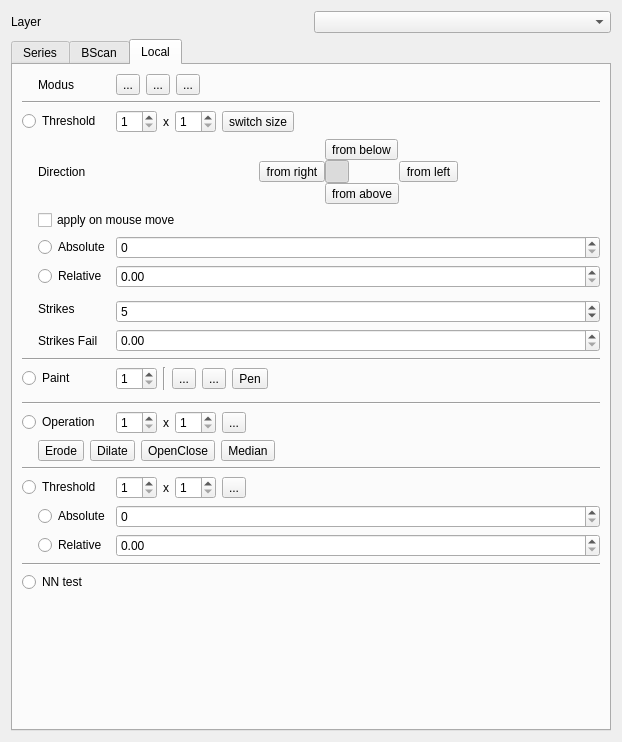
<?xml version="1.0" encoding="UTF-8"?>
<ui version="4.0">
 <class>BScanSegmentationWidget</class>
 <widget class="QWidget" name="BScanSegmentationWidget">
  <property name="geometry">
   <rect>
    <x>0</x>
    <y>0</y>
    <width>380</width>
    <height>742</height>
   </rect>
  </property>
  <property name="windowTitle">
   <string>Form</string>
  </property>
  <layout class="QVBoxLayout" name="verticalLayout">
   <item>
    <layout class="QHBoxLayout" name="layoutSegmentationOptions"/>
   </item>
   <item>
    <layout class="QHBoxLayout" name="horizontalLayout_8">
     <item>
      <widget class="QLabel" name="label_25">
       <property name="text">
        <string>Layer</string>
       </property>
      </widget>
     </item>
     <item>
      <widget class="QComboBox" name="comboBoxLayer"/>
     </item>
    </layout>
   </item>
   <item>
    <widget class="QTabWidget" name="tabWidget">
     <property name="currentIndex">
      <number>2</number>
     </property>
     <widget class="QWidget" name="seriesTab">
      <attribute name="title">
       <string>Series</string>
      </attribute>
      <layout class="QVBoxLayout" name="verticalLayout_2">
       <item>
        <widget class="QCheckBox" name="checkBoxCreateNewSeriesStartValue">
         <property name="text">
          <string>Create new start value</string>
         </property>
        </widget>
       </item>
       <item>
        <widget class="QGroupBox" name="groupBox">
         <property name="sizePolicy">
          <sizepolicy hsizetype="Preferred" vsizetype="Preferred">
           <horstretch>0</horstretch>
           <verstretch>0</verstretch>
          </sizepolicy>
         </property>
         <property name="title">
          <string>From segmentation</string>
         </property>
         <layout class="QGridLayout" name="gridLayout_2">
          <item row="0" column="0">
           <widget class="QLabel" name="label">
            <property name="text">
             <string>Segmentation</string>
            </property>
           </widget>
          </item>
          <item row="0" column="1">
           <widget class="QComboBox" name="comboBoxSeriesInitFromSeg"/>
          </item>
          <item row="1" column="1">
           <widget class="QPushButton" name="buttonSeriesInitFromSeg">
            <property name="text">
             <string>Create</string>
            </property>
           </widget>
          </item>
         </layout>
        </widget>
       </item>
       <item>
        <widget class="QGroupBox" name="groupBox_2">
         <property name="title">
          <string>From Threshold</string>
         </property>
         <layout class="QGridLayout" name="gridLayout">
          <item row="0" column="1">
           <widget class="QRadioButton" name="seriesThresholdDirectionUp">
            <property name="text">
             <string>From below</string>
            </property>
           </widget>
          </item>
          <item row="3" column="0">
           <widget class="QRadioButton" name="seriesThresholdMethodRel">
            <property name="text">
             <string>Relative</string>
            </property>
           </widget>
          </item>
          <item row="0" column="0">
           <widget class="QRadioButton" name="seriesThresholdDirectionDown">
            <property name="text">
             <string>From above</string>
            </property>
           </widget>
          </item>
          <item row="3" column="1">
           <widget class="QDoubleSpinBox" name="boxSeriesThresRelative">
            <property name="maximum">
             <double>1.000000000000000</double>
            </property>
            <property name="singleStep">
             <double>0.050000000000000</double>
            </property>
            <property name="value">
             <double>0.500000000000000</double>
            </property>
           </widget>
          </item>
          <item row="4" column="0">
           <widget class="QLabel" name="label_2">
            <property name="text">
             <string>Strikes</string>
            </property>
           </widget>
          </item>
          <item row="2" column="0">
           <widget class="QRadioButton" name="seriesThresholdMethodAbs">
            <property name="text">
             <string>Absolute</string>
            </property>
           </widget>
          </item>
          <item row="2" column="1">
           <widget class="QSpinBox" name="boxSeriesThresAbsolute">
            <property name="maximum">
             <number>255</number>
            </property>
           </widget>
          </item>
          <item row="4" column="1">
           <widget class="QSpinBox" name="boxSeriesThresStrikes">
            <property name="minimum">
             <number>1</number>
            </property>
            <property name="maximum">
             <number>20</number>
            </property>
           </widget>
          </item>
          <item row="6" column="1">
           <widget class="QPushButton" name="buttonSeriesInitFromThreshold">
            <property name="text">
             <string>Create</string>
            </property>
           </widget>
          </item>
          <item row="1" column="0" colspan="2">
           <widget class="Line" name="line">
            <property name="orientation">
             <enum>Qt::Horizontal</enum>
            </property>
           </widget>
          </item>
          <item row="5" column="0">
           <widget class="QLabel" name="label_10">
            <property name="text">
             <string>Strikes Fail</string>
            </property>
           </widget>
          </item>
          <item row="5" column="1">
           <widget class="QDoubleSpinBox" name="boxSeriesThresStrikesFailFactor">
            <property name="maximum">
             <double>1.000000000000000</double>
            </property>
            <property name="singleStep">
             <double>0.050000000000000</double>
            </property>
            <property name="value">
             <double>0.200000000000000</double>
            </property>
           </widget>
          </item>
         </layout>
        </widget>
       </item>
       <item>
        <widget class="QGroupBox" name="groupBox_5">
         <property name="title">
          <string>Delete segmentation</string>
         </property>
         <layout class="QGridLayout" name="gridLayout_8">
          <item row="0" column="1">
           <widget class="QPushButton" name="buttonSeriesDeleteSegmentation">
            <property name="text">
             <string>Delete</string>
            </property>
           </widget>
          </item>
          <item row="0" column="0">
           <spacer name="horizontalSpacer_11">
            <property name="orientation">
             <enum>Qt::Horizontal</enum>
            </property>
            <property name="sizeHint" stdset="0">
             <size>
              <width>40</width>
              <height>20</height>
             </size>
            </property>
           </spacer>
          </item>
         </layout>
        </widget>
       </item>
       <item>
        <widget class="QGroupBox" name="groupBox_6">
         <property name="title">
          <string>Operations</string>
         </property>
         <layout class="QHBoxLayout" name="horizontalLayout_6">
          <item>
           <widget class="QToolButton" name="buttonSeriesRemoveUnconectedAreas">
            <property name="text">
             <string>Remove unconected areas</string>
            </property>
            <property name="icon">
             <iconset resource="../application.qrc">
              <normaloff>:/icons/cut_red.png</normaloff>:/icons/cut_red.png</iconset>
            </property>
           </widget>
          </item>
          <item>
           <widget class="QToolButton" name="buttonSeriesExtendLeftRightSpace">
            <property name="text">
             <string>Extend segmentation left and right</string>
            </property>
            <property name="icon">
             <iconset resource="../application.qrc">
              <normaloff>:/icons/tag.png</normaloff>:/icons/tag.png</iconset>
            </property>
           </widget>
          </item>
          <item>
           <spacer name="horizontalSpacer_12">
            <property name="orientation">
             <enum>Qt::Horizontal</enum>
            </property>
            <property name="sizeHint" stdset="0">
             <size>
              <width>40</width>
              <height>20</height>
             </size>
            </property>
           </spacer>
          </item>
         </layout>
        </widget>
       </item>
       <item>
        <spacer name="verticalSpacer">
         <property name="orientation">
          <enum>Qt::Vertical</enum>
         </property>
         <property name="sizeHint" stdset="0">
          <size>
           <width>20</width>
           <height>137</height>
          </size>
         </property>
        </spacer>
       </item>
      </layout>
     </widget>
     <widget class="QWidget" name="bscanTab">
      <attribute name="title">
       <string>BScan</string>
      </attribute>
      <layout class="QVBoxLayout" name="verticalLayout_3">
       <item>
        <widget class="QGroupBox" name="groupBoxBScanFromSegline">
         <property name="sizePolicy">
          <sizepolicy hsizetype="Preferred" vsizetype="Preferred">
           <horstretch>0</horstretch>
           <verstretch>0</verstretch>
          </sizepolicy>
         </property>
         <property name="title">
          <string>From segmentation</string>
         </property>
         <layout class="QGridLayout" name="gridLayoutBScanFromSegline">
          <item row="0" column="0">
           <widget class="QLabel" name="labelBScanFromSegline">
            <property name="text">
             <string>Segmentation</string>
            </property>
           </widget>
          </item>
          <item row="0" column="1">
           <widget class="QComboBox" name="comboBoxBScanFromSegline"/>
          </item>
          <item row="1" column="1">
           <widget class="QPushButton" name="buttonBScanInitFromSeg">
            <property name="text">
             <string>Create</string>
            </property>
           </widget>
          </item>
         </layout>
        </widget>
       </item>
       <item>
        <widget class="QGroupBox" name="groupBox_3">
         <property name="title">
          <string>From Threshold</string>
         </property>
         <layout class="QGridLayout" name="gridLayout_3">
          <item row="3" column="0">
           <widget class="QRadioButton" name="radioBScanThresRelative">
            <property name="text">
             <string>Relative</string>
            </property>
            <property name="checked">
             <bool>false</bool>
            </property>
           </widget>
          </item>
          <item row="0" column="0">
           <widget class="QRadioButton" name="radioBScanThresFromAbove">
            <property name="text">
             <string>From above</string>
            </property>
            <property name="checked">
             <bool>true</bool>
            </property>
           </widget>
          </item>
          <item row="3" column="1">
           <widget class="QDoubleSpinBox" name="boxBScanThresRelative">
            <property name="maximum">
             <double>1.000000000000000</double>
            </property>
            <property name="singleStep">
             <double>0.050000000000000</double>
            </property>
            <property name="value">
             <double>0.400000000000000</double>
            </property>
           </widget>
          </item>
          <item row="4" column="0">
           <widget class="QLabel" name="label_3">
            <property name="text">
             <string>Strikes</string>
            </property>
           </widget>
          </item>
          <item row="2" column="0">
           <widget class="QRadioButton" name="radioBScanThresAbsolute">
            <property name="text">
             <string>Absolute</string>
            </property>
           </widget>
          </item>
          <item row="2" column="1">
           <widget class="QSpinBox" name="boxBScanThresAbsolute">
            <property name="maximum">
             <number>255</number>
            </property>
            <property name="value">
             <number>80</number>
            </property>
           </widget>
          </item>
          <item row="4" column="1">
           <widget class="QSpinBox" name="boxBScanThresStrikes">
            <property name="minimum">
             <number>1</number>
            </property>
            <property name="maximum">
             <number>20</number>
            </property>
            <property name="value">
             <number>6</number>
            </property>
           </widget>
          </item>
          <item row="6" column="1">
           <widget class="QPushButton" name="buttonBScanInitFromThreshold">
            <property name="text">
             <string>Create</string>
            </property>
           </widget>
          </item>
          <item row="1" column="0" colspan="2">
           <widget class="Line" name="line_2">
            <property name="orientation">
             <enum>Qt::Horizontal</enum>
            </property>
           </widget>
          </item>
          <item row="0" column="1">
           <widget class="QRadioButton" name="radioBScanThresFromBelow">
            <property name="text">
             <string>From below</string>
            </property>
           </widget>
          </item>
          <item row="5" column="1">
           <widget class="QDoubleSpinBox" name="boxBScanThresStrikesFailFactor"/>
          </item>
          <item row="5" column="0">
           <widget class="QLabel" name="label_9">
            <property name="text">
             <string>Strikes Fail</string>
            </property>
           </widget>
          </item>
         </layout>
        </widget>
       </item>
       <item>
        <widget class="QGroupBox" name="groupBox_4">
         <property name="title">
          <string>Operations</string>
         </property>
         <layout class="QGridLayout" name="gridLayout_4">
          <item row="0" column="0">
           <widget class="QToolButton" name="buttonBScanDilate">
            <property name="text">
             <string>Dilate</string>
            </property>
            <property name="icon">
             <iconset resource="../application.qrc">
              <normaloff>:/icons/arrow_out.png</normaloff>:/icons/arrow_out.png</iconset>
            </property>
           </widget>
          </item>
          <item row="0" column="1">
           <widget class="QToolButton" name="buttonBScanErode">
            <property name="text">
             <string>Erode</string>
            </property>
            <property name="icon">
             <iconset resource="../application.qrc">
              <normaloff>:/icons/arrow_in.png</normaloff>:/icons/arrow_in.png</iconset>
            </property>
           </widget>
          </item>
          <item row="0" column="6">
           <spacer name="horizontalSpacer">
            <property name="orientation">
             <enum>Qt::Horizontal</enum>
            </property>
            <property name="sizeHint" stdset="0">
             <size>
              <width>40</width>
              <height>20</height>
             </size>
            </property>
           </spacer>
          </item>
          <item row="0" column="2">
           <widget class="QToolButton" name="buttonBScanOpenClose">
            <property name="text">
             <string>...</string>
            </property>
            <property name="icon">
             <iconset resource="../application.qrc">
              <normaloff>:/icons/arrow_inout.png</normaloff>:/icons/arrow_inout.png</iconset>
            </property>
           </widget>
          </item>
          <item row="0" column="3">
           <widget class="QToolButton" name="buttonBScanMedian">
            <property name="text">
             <string>Median</string>
            </property>
            <property name="icon">
             <iconset resource="../application.qrc">
              <normaloff>:/icons/arrow_inout.png</normaloff>:/icons/arrow_inout.png</iconset>
            </property>
           </widget>
          </item>
          <item row="0" column="4">
           <widget class="QToolButton" name="buttonBScanRemoveUnconectedAreas">
            <property name="text">
             <string>Remove unconected areas</string>
            </property>
            <property name="icon">
             <iconset resource="../application.qrc">
              <normaloff>:/icons/cut_red.png</normaloff>:/icons/cut_red.png</iconset>
            </property>
           </widget>
          </item>
          <item row="0" column="5">
           <widget class="QToolButton" name="buttonBScanExtendLeftRightSpace">
            <property name="text">
             <string>Extend segmentation left and right</string>
            </property>
            <property name="icon">
             <iconset resource="../application.qrc">
              <normaloff>:/icons/tag.png</normaloff>:/icons/tag.png</iconset>
            </property>
           </widget>
          </item>
         </layout>
        </widget>
       </item>
       <item>
        <spacer name="verticalSpacer_2">
         <property name="orientation">
          <enum>Qt::Vertical</enum>
         </property>
         <property name="sizeHint" stdset="0">
          <size>
           <width>20</width>
           <height>40</height>
          </size>
         </property>
        </spacer>
       </item>
      </layout>
     </widget>
     <widget class="QWidget" name="localTab">
      <attribute name="title">
       <string>Local</string>
      </attribute>
      <layout class="QGridLayout" name="gridLayout_5">
       <item row="11" column="1" rowspan="2">
        <widget class="QLabel" name="label_4">
         <property name="text">
          <string>Strikes</string>
         </property>
        </widget>
       </item>
       <item row="1" column="1">
        <widget class="QLabel" name="label_12">
         <property name="text">
          <string>Modus</string>
         </property>
        </widget>
       </item>
       <item row="15" column="0" colspan="3">
        <widget class="Line" name="line_4">
         <property name="orientation">
          <enum>Qt::Horizontal</enum>
         </property>
        </widget>
       </item>
       <item row="24" column="2">
        <layout class="QHBoxLayout" name="horizontalLayout_5">
         <item>
          <widget class="QSpinBox" name="localSizeThresholdWidthSpinBox">
           <property name="minimum">
            <number>1</number>
           </property>
          </widget>
         </item>
         <item>
          <widget class="QLabel" name="label_11">
           <property name="text">
            <string>x</string>
           </property>
          </widget>
         </item>
         <item>
          <widget class="QSpinBox" name="localSizeThresholdHeightSpinBox">
           <property name="minimum">
            <number>1</number>
           </property>
          </widget>
         </item>
         <item>
          <widget class="QToolButton" name="switchSizeLocalThresholdButton">
           <property name="text">
            <string>...</string>
           </property>
           <property name="icon">
            <iconset resource="../application.qrc">
             <normaloff>:/icons/arrow_switch.png</normaloff>:/icons/arrow_switch.png</iconset>
           </property>
          </widget>
         </item>
         <item>
          <spacer name="horizontalSpacer_10">
           <property name="orientation">
            <enum>Qt::Horizontal</enum>
           </property>
           <property name="sizeHint" stdset="0">
            <size>
             <width>40</width>
             <height>20</height>
            </size>
           </property>
          </spacer>
         </item>
        </layout>
       </item>
       <item row="25" column="1">
        <widget class="QRadioButton" name="radioLocalThresholdAbsolut">
         <property name="text">
          <string>Absolute</string>
         </property>
        </widget>
       </item>
       <item row="18" column="1" colspan="2">
        <widget class="QWidget" name="widget_2" native="true">
         <layout class="QGridLayout" name="gridLayout_7">
          <property name="margin">
           <number>0</number>
          </property>
         </layout>
        </widget>
       </item>
       <item row="5" column="0">
        <spacer name="horizontalSpacer_4">
         <property name="orientation">
          <enum>Qt::Horizontal</enum>
         </property>
         <property name="sizeType">
          <enum>QSizePolicy::Fixed</enum>
         </property>
         <property name="sizeHint" stdset="0">
          <size>
           <width>10</width>
           <height>10</height>
          </size>
         </property>
        </spacer>
       </item>
       <item row="20" column="2">
        <layout class="QHBoxLayout" name="horizontalLayout_4">
         <item>
          <widget class="QSpinBox" name="localSizeOperationWidthSpinBox">
           <property name="minimum">
            <number>1</number>
           </property>
          </widget>
         </item>
         <item>
          <widget class="QLabel" name="label_7">
           <property name="text">
            <string>x</string>
           </property>
          </widget>
         </item>
         <item>
          <widget class="QSpinBox" name="localSizeOperationHeightSpinBox">
           <property name="minimum">
            <number>1</number>
           </property>
          </widget>
         </item>
         <item>
          <widget class="QToolButton" name="switchSizeLocalOperationButton">
           <property name="text">
            <string>...</string>
           </property>
           <property name="icon">
            <iconset resource="../application.qrc">
             <normaloff>:/icons/arrow_switch.png</normaloff>:/icons/arrow_switch.png</iconset>
           </property>
          </widget>
         </item>
         <item>
          <spacer name="horizontalSpacer_7">
           <property name="orientation">
            <enum>Qt::Horizontal</enum>
           </property>
           <property name="sizeHint" stdset="0">
            <size>
             <width>40</width>
             <height>20</height>
            </size>
           </property>
          </spacer>
         </item>
        </layout>
       </item>
       <item row="9" column="1">
        <widget class="QRadioButton" name="radioLocalThresholdDirRelative">
         <property name="text">
          <string>Relative</string>
         </property>
        </widget>
       </item>
       <item row="5" column="2">
        <layout class="QGridLayout" name="gridLayout_6">
         <property name="margin">
          <number>0</number>
         </property>
         <property name="spacing">
          <number>0</number>
         </property>
         <item row="0" column="2">
          <widget class="QToolButton" name="buttonLocalThresholdDirUp">
           <property name="text">
            <string>from below</string>
           </property>
           <property name="icon">
            <iconset resource="../application.qrc">
             <normaloff>:/icons/arrow_up.png</normaloff>:/icons/arrow_up.png</iconset>
           </property>
           <property name="checkable">
            <bool>true</bool>
           </property>
          </widget>
         </item>
         <item row="1" column="3">
          <widget class="QToolButton" name="buttonLocalThresholdDirRight">
           <property name="text">
            <string>from left</string>
           </property>
           <property name="icon">
            <iconset resource="../application.qrc">
             <normaloff>:/icons/arrow_right.png</normaloff>:/icons/arrow_right.png</iconset>
           </property>
           <property name="checkable">
            <bool>true</bool>
           </property>
          </widget>
         </item>
         <item row="1" column="1">
          <widget class="QToolButton" name="buttonLocalThresholdDirLeft">
           <property name="text">
            <string>from right</string>
           </property>
           <property name="icon">
            <iconset resource="../application.qrc">
             <normaloff>:/icons/arrow_left.png</normaloff>:/icons/arrow_left.png</iconset>
           </property>
           <property name="checkable">
            <bool>true</bool>
           </property>
          </widget>
         </item>
         <item row="2" column="2">
          <widget class="QToolButton" name="buttonLocalThresholdDirDown">
           <property name="text">
            <string>from above</string>
           </property>
           <property name="icon">
            <iconset resource="../application.qrc">
             <normaloff>:/icons/arrow_down.png</normaloff>:/icons/arrow_down.png</iconset>
           </property>
           <property name="checkable">
            <bool>true</bool>
           </property>
          </widget>
         </item>
         <item row="1" column="0">
          <spacer name="horizontalSpacer_2">
           <property name="orientation">
            <enum>Qt::Horizontal</enum>
           </property>
           <property name="sizeHint" stdset="0">
            <size>
             <width>40</width>
             <height>20</height>
            </size>
           </property>
          </spacer>
         </item>
         <item row="1" column="4">
          <spacer name="horizontalSpacer_3">
           <property name="orientation">
            <enum>Qt::Horizontal</enum>
           </property>
           <property name="sizeHint" stdset="0">
            <size>
             <width>40</width>
             <height>20</height>
            </size>
           </property>
          </spacer>
         </item>
         <item row="1" column="2">
          <widget class="QToolButton" name="autoSwitchSizeLocalThresholdDirButton">
           <property name="text">
            <string/>
           </property>
           <property name="icon">
            <iconset resource="../application.qrc">
             <normaloff>:/icons/arrow_rotate_clockwise.png</normaloff>:/icons/arrow_rotate_clockwise.png</iconset>
           </property>
           <property name="checkable">
            <bool>true</bool>
           </property>
           <property name="checked">
            <bool>true</bool>
           </property>
          </widget>
         </item>
        </layout>
       </item>
       <item row="9" column="2">
        <widget class="QDoubleSpinBox" name="localThresholdDirRelativeSpinBox">
         <property name="maximum">
          <double>1.000000000000000</double>
         </property>
         <property name="singleStep">
          <double>0.050000000000000</double>
         </property>
        </widget>
       </item>
       <item row="20" column="0" colspan="2">
        <widget class="QRadioButton" name="radioLocalOperation">
         <property name="text">
          <string>Operation</string>
         </property>
        </widget>
       </item>
       <item row="12" column="2">
        <widget class="QSpinBox" name="localThresholdDirStrikes">
         <property name="minimum">
          <number>1</number>
         </property>
         <property name="maximum">
          <number>20</number>
         </property>
         <property name="value">
          <number>5</number>
         </property>
        </widget>
       </item>
       <item row="4" column="0" colspan="2">
        <widget class="QRadioButton" name="radioLocalThresholdDir">
         <property name="text">
          <string>Threshold</string>
         </property>
        </widget>
       </item>
       <item row="21" column="1" rowspan="2" colspan="2">
        <widget class="QWidget" name="widget" native="true">
         <layout class="QHBoxLayout" name="horizontalLayout">
          <property name="margin">
           <number>0</number>
          </property>
          <item>
           <widget class="QToolButton" name="buttonLocalOperationErode">
            <property name="text">
             <string>Erode</string>
            </property>
            <property name="icon">
             <iconset resource="../application.qrc">
              <normaloff>:/icons/arrow_in.png</normaloff>:/icons/arrow_in.png</iconset>
            </property>
            <property name="checkable">
             <bool>true</bool>
            </property>
           </widget>
          </item>
          <item>
           <widget class="QToolButton" name="buttonLocalOperationDilate">
            <property name="text">
             <string>Dilate</string>
            </property>
            <property name="icon">
             <iconset resource="../application.qrc">
              <normaloff>:/icons/arrow_out.png</normaloff>:/icons/arrow_out.png</iconset>
            </property>
            <property name="checkable">
             <bool>true</bool>
            </property>
            <property name="autoExclusive">
             <bool>false</bool>
            </property>
           </widget>
          </item>
          <item>
           <widget class="QToolButton" name="buttonLocalOperationOpenClose">
            <property name="text">
             <string>OpenClose</string>
            </property>
            <property name="icon">
             <iconset resource="../application.qrc">
              <normaloff>:/icons/arrow_inout.png</normaloff>:/icons/arrow_inout.png</iconset>
            </property>
            <property name="checkable">
             <bool>true</bool>
            </property>
           </widget>
          </item>
          <item>
           <widget class="QToolButton" name="buttonLocalOperationMedian">
            <property name="text">
             <string>Median</string>
            </property>
            <property name="icon">
             <iconset resource="../application.qrc">
              <normaloff>:/icons/arrow_inout.png</normaloff>:/icons/arrow_inout.png</iconset>
            </property>
            <property name="checkable">
             <bool>true</bool>
            </property>
           </widget>
          </item>
          <item>
           <spacer name="horizontalSpacer_5">
            <property name="orientation">
             <enum>Qt::Horizontal</enum>
            </property>
            <property name="sizeHint" stdset="0">
             <size>
              <width>40</width>
              <height>20</height>
             </size>
            </property>
           </spacer>
          </item>
         </layout>
        </widget>
       </item>
       <item row="7" column="1">
        <widget class="QRadioButton" name="radioLocalThresholdDirAbsolut">
         <property name="text">
          <string>Absolute</string>
         </property>
        </widget>
       </item>
       <item row="7" column="2">
        <widget class="QSpinBox" name="localThresholdDirAboluteSpinbox">
         <property name="maximum">
          <number>255</number>
         </property>
        </widget>
       </item>
       <item row="5" column="1">
        <widget class="QLabel" name="label_5">
         <property name="text">
          <string>Direction</string>
         </property>
        </widget>
       </item>
       <item row="19" column="0" colspan="3">
        <widget class="Line" name="line_5">
         <property name="orientation">
          <enum>Qt::Horizontal</enum>
         </property>
        </widget>
       </item>
       <item row="4" column="2">
        <layout class="QHBoxLayout" name="horizontalLayout_3">
         <item>
          <widget class="QSpinBox" name="localSizeThresholdDirWidthSpinBox">
           <property name="minimum">
            <number>1</number>
           </property>
          </widget>
         </item>
         <item>
          <widget class="QLabel" name="label_8">
           <property name="text">
            <string>x</string>
           </property>
          </widget>
         </item>
         <item>
          <widget class="QSpinBox" name="localSizeThresholdDirHeightSpinBox">
           <property name="minimum">
            <number>1</number>
           </property>
          </widget>
         </item>
         <item>
          <widget class="QToolButton" name="switchSizeLocalThresholdDirButton">
           <property name="text">
            <string>switch size</string>
           </property>
           <property name="icon">
            <iconset resource="../application.qrc">
             <normaloff>:/icons/arrow_switch.png</normaloff>:/icons/arrow_switch.png</iconset>
           </property>
          </widget>
         </item>
         <item>
          <spacer name="horizontalSpacer_9">
           <property name="orientation">
            <enum>Qt::Horizontal</enum>
           </property>
           <property name="sizeHint" stdset="0">
            <size>
             <width>40</width>
             <height>20</height>
            </size>
           </property>
          </spacer>
         </item>
        </layout>
       </item>
       <item row="14" column="1">
        <widget class="QLabel" name="label_6">
         <property name="text">
          <string>Strikes Fail</string>
         </property>
        </widget>
       </item>
       <item row="14" column="2">
        <widget class="QDoubleSpinBox" name="localThresholdDirStrikesFailFactor">
         <property name="maximum">
          <double>1.000000000000000</double>
         </property>
         <property name="singleStep">
          <double>0.050000000000000</double>
         </property>
        </widget>
       </item>
       <item row="16" column="0" colspan="2">
        <widget class="QRadioButton" name="radioLocalPaint">
         <property name="text">
          <string>Paint</string>
         </property>
        </widget>
       </item>
       <item row="16" column="2">
        <layout class="QHBoxLayout" name="horizontalLayout_2">
         <item>
          <widget class="QSpinBox" name="localSizePaintSpinBox">
           <property name="minimum">
            <number>1</number>
           </property>
          </widget>
         </item>
         <item>
          <widget class="Line" name="line_7">
           <property name="orientation">
            <enum>Qt::Vertical</enum>
           </property>
          </widget>
         </item>
         <item>
          <widget class="QToolButton" name="buttonLocalPaintCircle">
           <property name="text">
            <string>...</string>
           </property>
           <property name="icon">
            <iconset resource="../application.qrc">
             <normaloff>:/icons/paint_disc.png</normaloff>:/icons/paint_disc.png</iconset>
           </property>
           <property name="checkable">
            <bool>true</bool>
           </property>
          </widget>
         </item>
         <item>
          <widget class="QToolButton" name="buttonLocalPaintRec">
           <property name="text">
            <string>...</string>
           </property>
           <property name="icon">
            <iconset resource="../application.qrc">
             <normaloff>:/icons/paint_quadrat.png</normaloff>:/icons/paint_quadrat.png</iconset>
           </property>
           <property name="checkable">
            <bool>true</bool>
           </property>
          </widget>
         </item>
         <item>
          <widget class="QToolButton" name="buttonLocalPaintPen">
           <property name="text">
            <string>Pen</string>
           </property>
           <property name="icon">
            <iconset resource="../application.qrc">
             <normaloff>:/icons/pen.png</normaloff>:/icons/pen.png</iconset>
           </property>
           <property name="checkable">
            <bool>true</bool>
           </property>
          </widget>
         </item>
         <item>
          <spacer name="horizontalSpacer_8">
           <property name="orientation">
            <enum>Qt::Horizontal</enum>
           </property>
           <property name="sizeHint" stdset="0">
            <size>
             <width>40</width>
             <height>20</height>
            </size>
           </property>
          </spacer>
         </item>
        </layout>
       </item>
       <item row="6" column="1" colspan="2">
        <widget class="QCheckBox" name="checkBoxApplyOnMove">
         <property name="text">
          <string>apply on mouse move</string>
         </property>
        </widget>
       </item>
       <item row="23" column="0" colspan="3">
        <widget class="Line" name="line_3">
         <property name="orientation">
          <enum>Qt::Horizontal</enum>
         </property>
        </widget>
       </item>
       <item row="24" column="0" colspan="2">
        <widget class="QRadioButton" name="radioLocalThreshold">
         <property name="text">
          <string>Threshold</string>
         </property>
        </widget>
       </item>
       <item row="25" column="2">
        <widget class="QSpinBox" name="localThresholdAboluteSpinbox">
         <property name="maximum">
          <number>255</number>
         </property>
         <property name="singleStep">
          <number>5</number>
         </property>
        </widget>
       </item>
       <item row="26" column="1">
        <widget class="QRadioButton" name="radioLocalThresholdRelative">
         <property name="text">
          <string>Relative</string>
         </property>
        </widget>
       </item>
       <item row="26" column="2">
        <widget class="QDoubleSpinBox" name="localThresholdRelativeSpinBox">
         <property name="maximum">
          <double>1.000000000000000</double>
         </property>
         <property name="singleStep">
          <double>0.050000000000000</double>
         </property>
        </widget>
       </item>
       <item row="29" column="1">
        <spacer name="verticalSpacer_3">
         <property name="orientation">
          <enum>Qt::Vertical</enum>
         </property>
         <property name="sizeHint" stdset="0">
          <size>
           <width>20</width>
           <height>40</height>
          </size>
         </property>
        </spacer>
       </item>
       <item row="28" column="0" colspan="2">
        <widget class="QRadioButton" name="radioLocalNN">
         <property name="text">
          <string>NN test</string>
         </property>
        </widget>
       </item>
       <item row="27" column="0" colspan="3">
        <widget class="Line" name="line_nn">
         <property name="orientation">
          <enum>Qt::Horizontal</enum>
         </property>
        </widget>
       </item>
       <item row="2" column="0" colspan="3">
        <widget class="Line" name="line_6">
         <property name="orientation">
          <enum>Qt::Horizontal</enum>
         </property>
        </widget>
       </item>
       <item row="1" column="2">
        <layout class="QHBoxLayout" name="horizontalLayout_7">
         <item>
          <widget class="QToolButton" name="buttonLocalPaintArea0">
           <property name="text">
            <string>...</string>
           </property>
           <property name="checkable">
            <bool>true</bool>
           </property>
          </widget>
         </item>
         <item>
          <widget class="QToolButton" name="buttonLocalPaintAreaAuto">
           <property name="text">
            <string>...</string>
           </property>
           <property name="checkable">
            <bool>true</bool>
           </property>
          </widget>
         </item>
         <item>
          <widget class="QToolButton" name="buttonLocalPaintArea1">
           <property name="text">
            <string>...</string>
           </property>
           <property name="checkable">
            <bool>true</bool>
           </property>
          </widget>
         </item>
         <item>
          <spacer name="horizontalSpacer_13">
           <property name="orientation">
            <enum>Qt::Horizontal</enum>
           </property>
           <property name="sizeHint" stdset="0">
            <size>
             <width>40</width>
             <height>20</height>
            </size>
           </property>
          </spacer>
         </item>
        </layout>
       </item>
      </layout>
     </widget>
    </widget>
   </item>
  </layout>
 </widget>
 <tabstops>
  <tabstop>comboBoxSeriesInitFromSeg</tabstop>
  <tabstop>buttonSeriesInitFromSeg</tabstop>
  <tabstop>seriesThresholdDirectionDown</tabstop>
  <tabstop>seriesThresholdDirectionUp</tabstop>
  <tabstop>seriesThresholdMethodAbs</tabstop>
  <tabstop>boxSeriesThresAbsolute</tabstop>
  <tabstop>seriesThresholdMethodRel</tabstop>
  <tabstop>boxSeriesThresRelative</tabstop>
  <tabstop>boxSeriesThresStrikes</tabstop>
  <tabstop>buttonSeriesInitFromThreshold</tabstop>
  <tabstop>radioBScanThresFromAbove</tabstop>
  <tabstop>radioBScanThresFromBelow</tabstop>
  <tabstop>radioBScanThresAbsolute</tabstop>
  <tabstop>boxBScanThresAbsolute</tabstop>
  <tabstop>radioBScanThresRelative</tabstop>
  <tabstop>boxBScanThresRelative</tabstop>
  <tabstop>boxBScanThresStrikes</tabstop>
  <tabstop>buttonBScanInitFromThreshold</tabstop>
  <tabstop>buttonBScanDilate</tabstop>
  <tabstop>buttonBScanErode</tabstop>
  <tabstop>radioLocalThresholdDir</tabstop>
  <tabstop>buttonLocalThresholdDirUp</tabstop>
  <tabstop>buttonLocalThresholdDirLeft</tabstop>
  <tabstop>buttonLocalThresholdDirRight</tabstop>
  <tabstop>buttonLocalThresholdDirDown</tabstop>
  <tabstop>radioLocalThresholdDirAbsolut</tabstop>
  <tabstop>localThresholdDirAboluteSpinbox</tabstop>
  <tabstop>radioLocalThresholdDirRelative</tabstop>
  <tabstop>localThresholdDirRelativeSpinBox</tabstop>
  <tabstop>localThresholdDirStrikes</tabstop>
  <tabstop>radioLocalPaint</tabstop>
  <tabstop>radioLocalOperation</tabstop>
  <tabstop>buttonLocalOperationErode</tabstop>
  <tabstop>buttonLocalOperationDilate</tabstop>
 </tabstops>
 <resources>
  <include location="../application.qrc"/>
 </resources>
 <connections/>
</ui>
